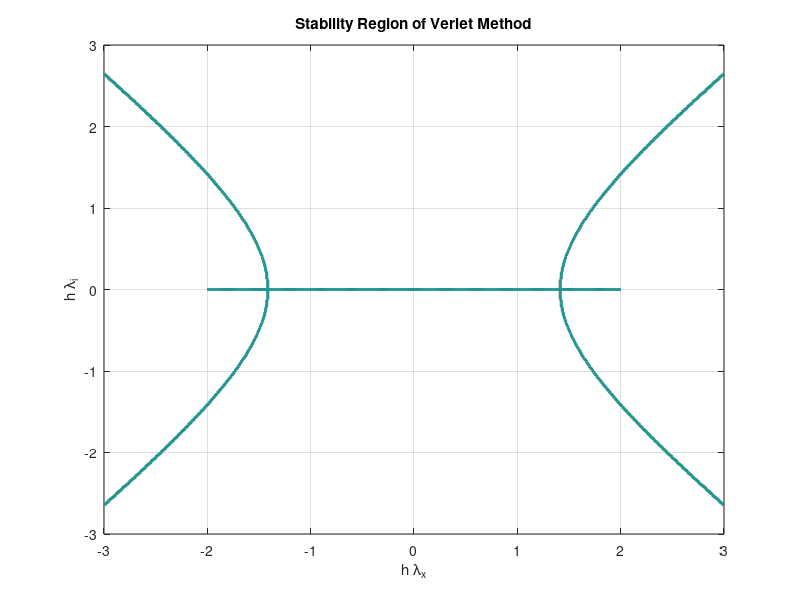

The MATLAB script that drew this image:
clear all
clc

x = -3:0.01:3;
y = -3:0.01:3;

[x,y] = meshgrid(x,y);

z = x+i*y;
R1 = (1/2) * ( (2 - z.^2) + sqrt(  (2 - z.^2).^2 - 4  ));
zlevel1 = abs(R1);
contour(x,y,zlevel1,[1 1], 'LineWidth',2);

hold on
R2 = (1/2) * ( (2 - z.^2) - sqrt(  (2 - z.^2).^2 - 4  ));
zlevel2 = abs(R2);
contour(x,y,zlevel2,[1 1],'LineWidth',2);
grid on, title('Stability Region of Verlet Method')
xlabel('h \lambda_{x}');
ylabel('h \lambda_{i}');
